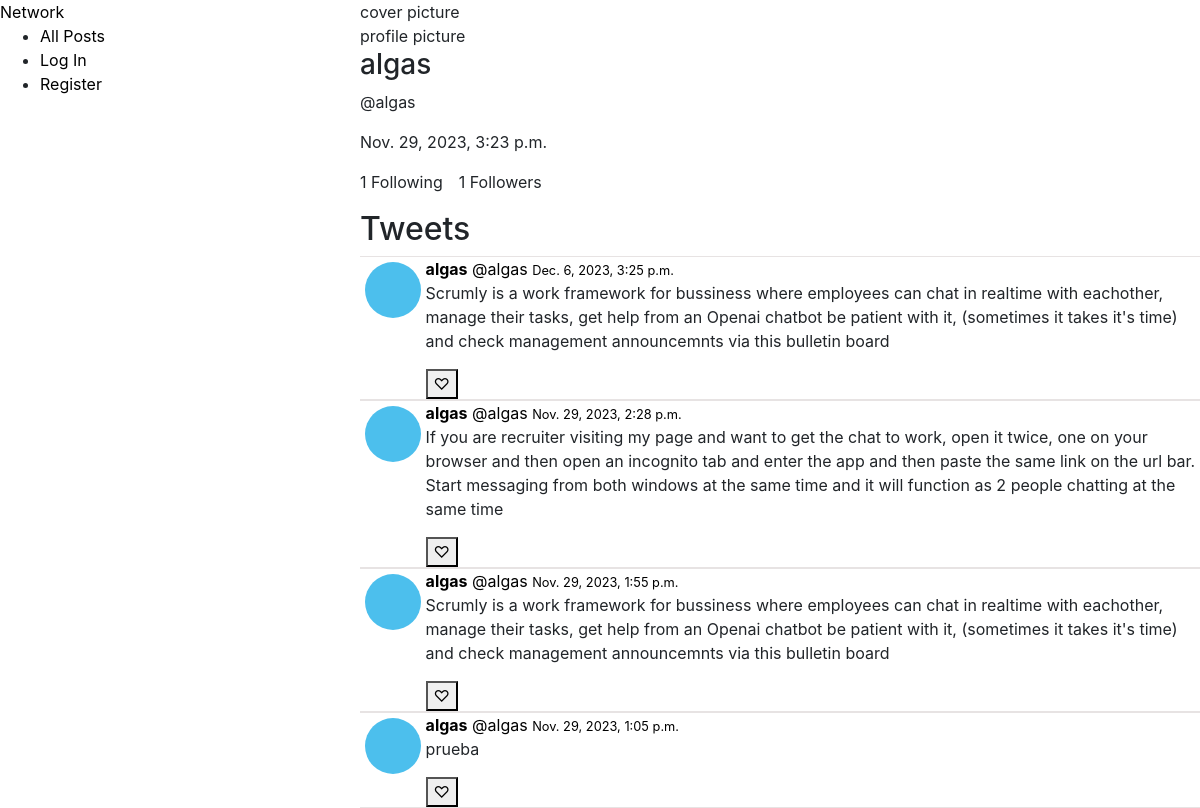
Before: /profile/1 with the older database file.
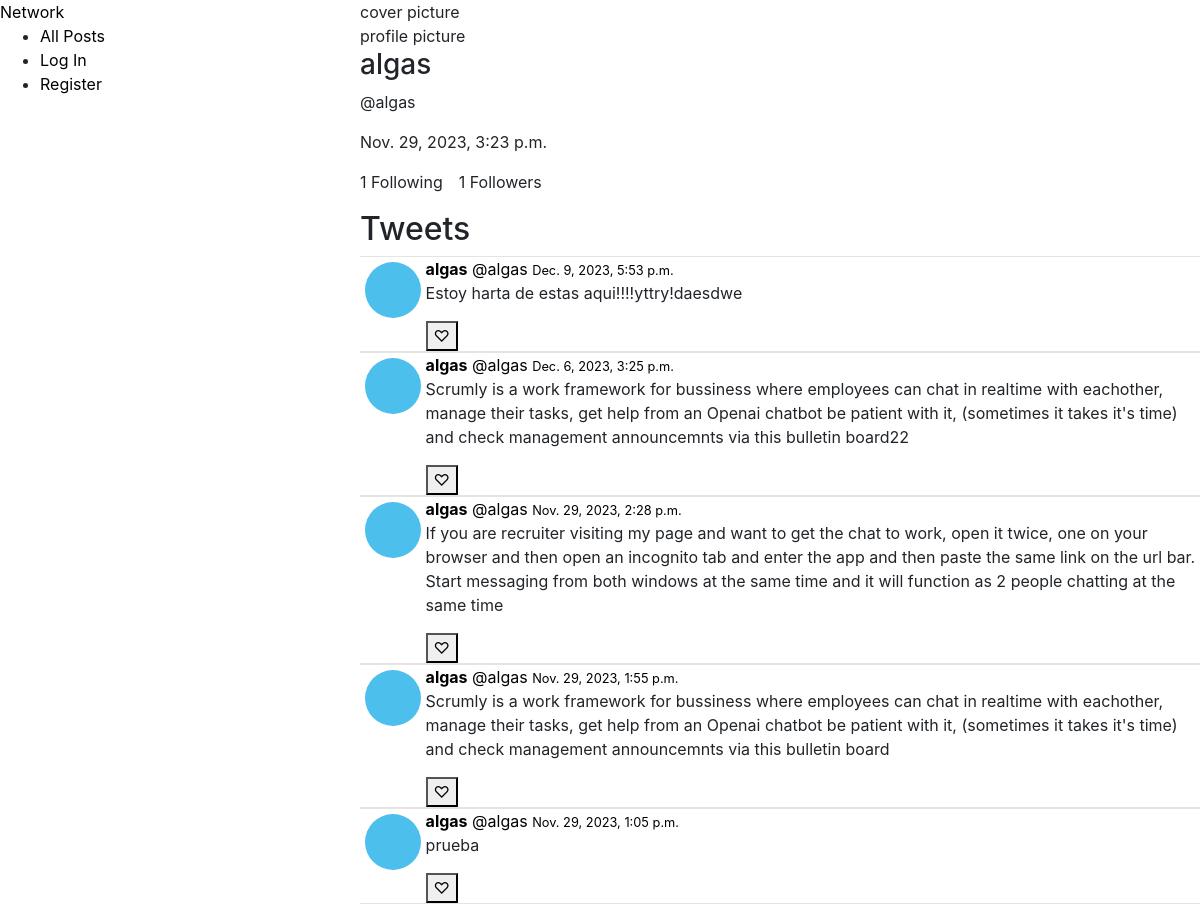
After: the same page with the newer database file.
### network/models.py (models this page shows, shortened)
class Tweets(models.Model):
    user = models.ForeignKey(User,
                             on_delete=models.CASCADE,
                                null=True,
                                blank=True)
    body = models.CharField(max_length=280)
    created_at = models.DateTimeField(default=datetime.now, blank=True)
    likes = models.IntegerField(default=0)

class User(AbstractUser):
    created_at = models.DateTimeField(default=datetime.now)
    description =  models.TextField(blank=True)

### network/views.py (the view)
# urls.py: path("profile/<int:id>", views.profile,name="profile"),
def profile(request,id):
    profile = get_object_or_404(User, id=id)
    tweets = Tweets.objects.filter(user=profile).order_by('-created_at')
    following = Follow.objects.filter(follower=profile)
    followers = Follow.objects.filter(followed=profile)
    try:
        checkFollow = followers.filter(follower=User.objects.get(pk=request.user.id))
        if len(checkFollow)!=0:
            isFollowing = True
        else:
            isFollowing = False
    except:
        isFollowing = False
    return render(request, "network/profile.html",{
        'profile':profile,
        'tweets':tweets,
        'following':following,
        'followers':followers,
        'isFollowing':isFollowing
        })

### network/templates/network/profile.html (shortened to what this page needs)
{% extends "network/layout.html" %}
{% block body %}
{% load static %}
<div>
    <div>
        <div>
            cover picture
        </div>
        <div>
            profile picture
        </div>
    </div>
    <div>
        <h3>{{profile.username}}</h3>
        <span>@{{profile.username}}</span>
        <p>{{profile.created_at}}</p>
        <div class="tw-follow-display">
            <p>{{following.count}}<span> Following</span></p>
            <p>{{followers.count}}<span> Followers</span></p>
        </div>
    </div>
</div>
<h2>Tweets</h2>
{% for tweet in tweets %}
<div class="tw-tweet">
    <div class="tw-container-pic">
        <div class="tw-card-pic">
        </div>
    </div>
    <div>
        <a href="#">
            <strong>{{tweet.user}}</strong>
            <span>@{{tweet.user}}</span>
            <small>{{tweet.created_at}}</small>
        </a>
        <div>
            <p>{{tweet.body}}</p>
        </div>
        <div>
            <button>♡</button>
        </div>
    </div>
</div>
{% endfor %}
{% endblock %}

Changed rows visible on the page:
added Tweets: user "algas", created_at "Dec. 9, 2023, 5:53 p.m.", body "Estoy harta de estas aqui!!!!yttry!daesdwe"
changed Tweets: body "…announcemnts via this bulletin board" → "…announcemnts via this bulletin board22"
